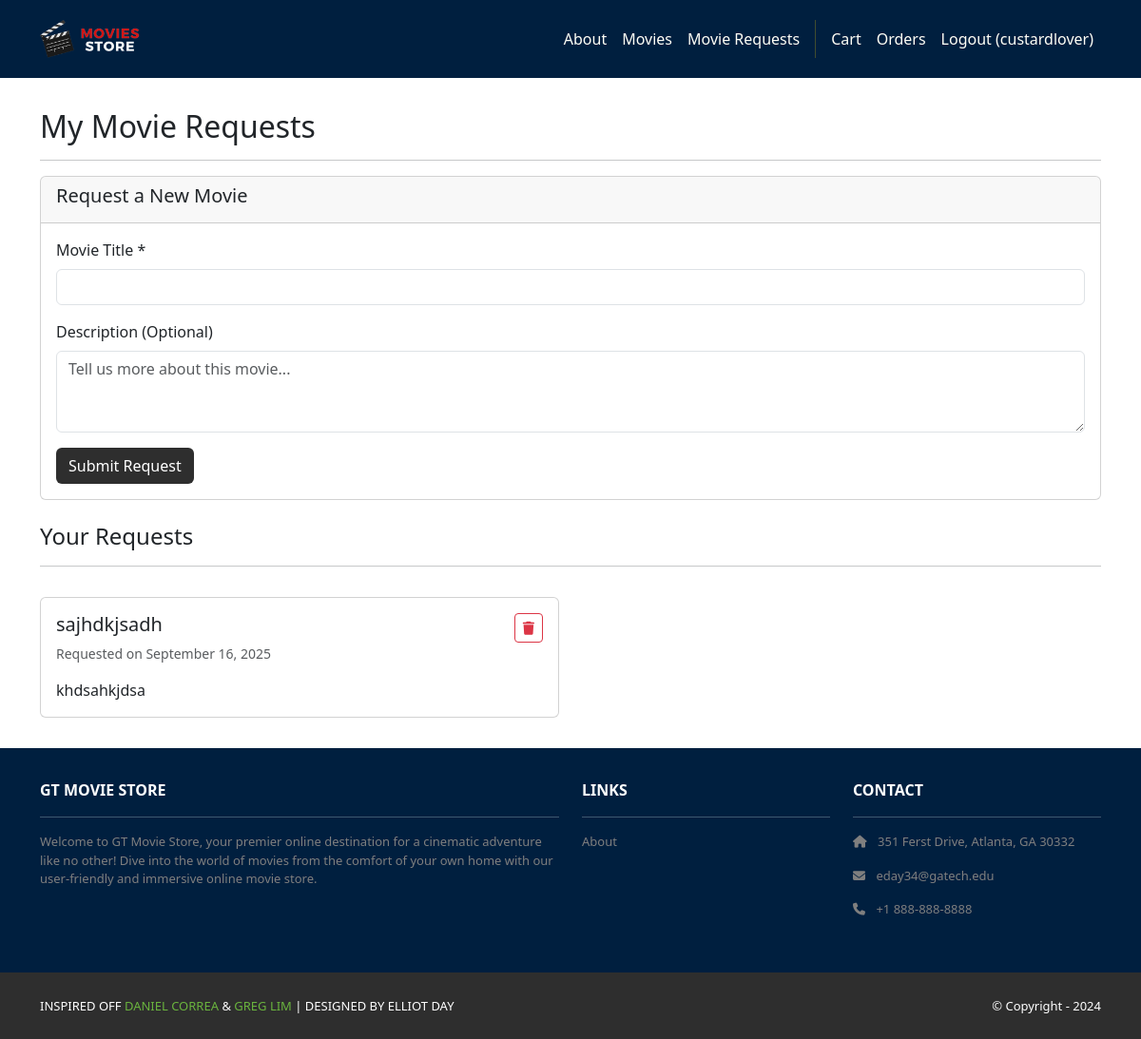
The app's page /movies/requests/ (signed in) with its own data.
### movies/models.py (models this page shows, shortened)
class MovieRequest(models.Model):
    id = models.AutoField(primary_key=True)
    title = models.CharField(max_length=255)
    description = models.TextField(blank=True)
    requested_by = models.ForeignKey(User, on_delete=models.CASCADE)
    date_requested = models.DateTimeField(auto_now_add=True)

### movies/views.py (the view, shortened to what this page needs)
# urls.py: path('requests/', views.movie_requests, name='movies.requests'),
@login_required
def movie_requests(request):
    requests = MovieRequest.objects.filter(requested_by=request.user).order_by('-date_requested')
    template_data = {}
    template_data['title'] = 'My Movie Requests'
    template_data['requests'] = requests
    return render(request, 'movies/requests.html', {'template_data': template_data})

### movies/templates/movies/requests.html (shortened to what this page needs)
{% extends 'base.html' %}
{% block content %}
{% load static %}
<div class="p-3">
  <div class="container">
    <div class="row mt-3">
      <div class="col mx-auto mb-3">
        <h2>My Movie Requests</h2>
        <hr />
        <div class="card mb-4">
          <div class="card-header">
            <h5>Request a New Movie</h5>
          </div>
          <div class="card-body">
            <form method="POST">
              <div class="mb-3">
                <label for="title" class="form-label">Movie Title *</label>
                <input type="text" class="form-control" id="title" name="title" required>
              </div>
              <div class="mb-3">
                <label for="description" class="form-label">Description (Optional)</label>
                <textarea class="form-control" id="description" name="description" rows="3" placeholder="Tell us more about this movie..."></textarea>
              </div>
              <button type="submit" class="btn bg-dark text-white">Submit Request</button>
            </form>
          </div>
        </div>
        <h4>Your Requests</h4>
        <hr />
      </div>
    </div>
    <div class="row">
      {% if template_data.requests %}
        {% for request in template_data.requests %}
        <div class="col-md-6 mb-3">
          <div class="card">
            <div class="card-body">
              <div class="d-flex justify-content-between align-items-start">
                <div>
                  <h5 class="card-title">{{ request.title }}</h5>
                  <p class="card-text text-muted small">Requested on {{ request.date_requested|date:"F d, Y" }}</p>
                  {% if request.description %}
                    <p class="card-text">{{ request.description }}</p>
                  {% endif %}
                </div>
                <form method="POST" action="{% url 'movies.delete_request' request_id=request.id %}" style="display: inline;">
                  <button type="submit" class="btn btn-sm btn-outline-danger"
                          onclick="return confirm('Are you sure you want to delete this request?')">
                    <i class="fas fa-trash"></i>
                  </button>
                </form>
              </div>
            </div>
          </div>
        </div>
        {% endfor %}
      {% else %}
        <div class="col">
          <div class="alert alert-info" role="alert">
            You haven't requested any movies yet. Use the form above to request a movie!
          </div>
        </div>
      {% endif %}
    </div>
  </div>
</div>
{% endblock content %}

### moviesstore/templates/base.html (shortened to what this page needs)
<!DOCTYPE html>
<html>
  {% load static %}
  <head>
    <link href="https://cdn.jsdelivr.net/npm/bootstrap@5.3.3/dist/css/bootstrap.min.css" rel="stylesheet">
    <link rel="stylesheet" href="https://cdnjs.cloudflare.com/ajax/libs/font-awesome/6.1.1/css/all.min.css">
    <link rel="stylesheet" type="text/css" href="{% static 'css/style.css' %}">
  </head>
  <body>
    <nav class="p-3 navbar navbar-dark navy-header navbar-expand-lg">
      <div class="container">
        <a class="navbar-brand" href="{% url 'home.index' %}">
          <img src="{% static 'img/logo.png' %}" alt="logo" height="40" />
        </a>
        <div class="collapse navbar-collapse" id="navbarNavAltMarkup">
          <div class="navbar-nav ms-auto navbar-ml">
            <a class="nav-link gold-text" href="{% url 'home.about' %}">About</a>
            <a class="nav-link gold-text" href="{% url 'movies.index' %}">Movies</a>
            {% if user.is_authenticated %}
            <a class="nav-link gold-text" href="{% url 'movies.requests' %}">Movie Requests</a>
            {% endif %}
            {% if user.is_authenticated %}
            <a class="nav-link gold-text"href="{% url 'cart.index' %}">Cart</a>
            <a class="nav-link gold-text" href="{% url 'accounts.orders' %}">Orders </a>
            <a class="nav-link gold-text"href="{% url 'accounts.logout' %}">Logout ({{user.username }})</a>
            {% else %}
            <a class="nav-link gold-text"href="{% url 'accounts.signup' %}">Sign Up</a>
            <a class="nav-link gold-text"href="{% url 'accounts.login' %}">Login</a>
            {% endif %}
          </div>
        </div>
      </div>
    </nav>
    <div>
      {% block content %}
      {% endblock content %}
    </div>
    <section class="p-3 ms-footer d-none d-md-block">
      <div class="container">
        <div class="row mt-3 text-white">
          <div class="col-md-6 col-lg-6 col-xl-6 mx-auto mb-4">
            <b>GT MOVIE STORE</b>
            <hr />
            <p>Welcome to GT Movie Store, your premier online destination for a cinematic
              adventure like no other! Dive into the world of movies from the comfort of your own home with our user-friendly
              and immersive online movie store.</p>
          </div>
          <div class="col-md-3 col-lg-3 col-xl-3 mx-auto mb-4">
            <b>LINKS</b>
            <hr />
            <p><a class="nav-link" href="{% url 'home.about' %}">About</a></p>
          </div>
          <div class="col-md-3 col-lg-3 col-xl-3 mx-auto mb-4">
            <b>CONTACT</b>
            <hr />
            <p><i class="fas fa-home me-2"></i> 351 Ferst Drive, Atlanta, GA 30332</p>
            <p><i class="fas fa-envelope me-2"></i> eday34@gatech.edu</p>
            <p><i class="fas fa-phone me-2"></i> +1 888-888-8888</p>
          </div>
        </div>
      </div>
    </section>
    <section class="p-3 ms-footer-bottom bg-dark">
      <div class="container d-flex justify-content-between">
        <div class="me-5 text-white">
          <span>INSPIRED OFF <a href="https://www.x.com/danielgarax" target="_blank">DANIEL CORREA</a> &
            <a href="https://www.x.com/greglim81" target="_blank">GREG LIM</a> | DESIGNED BY ELLIOT DAY
          </span>
        </div>
        <div class="text-white">
          <span>© Copyright - 2024</span>
        </div>
      </div>
    </section>
  </body>
</html>

### moviesstore/static/css/style.css (style rules this page uses)
.navbar a.nav-link { color: #FFFEF6 !important; }
.bg-dark { background-color: #2E2E2E !important; }
.ms-footer { background-color: #001f3f; }
.ms-footer p { color: #7F7F7F; font-size: 13px; }
.ms-footer-bottom span { font-size: 13px; line-height: 38px; }
.ms-footer-bottom a { color: #6ab43e; text-decoration: none; }
.navy-header { background-color: #001f3f !important; }
.gold-text { color: #FFD700 !important; }

### records on screen
MovieRequest: title "sajhdkjsadh", date_requested "September 16, 2025", description "khdsahkjdsa"

### other values on screen
{{ user.username }} "custardlover"
